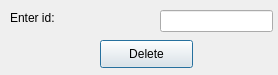
<?xml version="1.0" encoding="UTF-8"?>
<ui version="4.0">
 <class>contract_delete</class>
 <widget class="QDialog" name="contract_delete">
  <property name="geometry">
   <rect>
    <x>0</x>
    <y>0</y>
    <width>278</width>
    <height>75</height>
   </rect>
  </property>
  <property name="windowTitle">
   <string>Delete contract</string>
  </property>
  <widget class="QLabel" name="label">
   <property name="geometry">
    <rect>
     <x>10</x>
     <y>10</y>
     <width>131</width>
     <height>16</height>
    </rect>
   </property>
   <property name="text">
    <string>Enter id:</string>
   </property>
  </widget>
  <widget class="QPushButton" name="pushButton_contract_delete">
   <property name="geometry">
    <rect>
     <x>100</x>
     <y>40</y>
     <width>93</width>
     <height>28</height>
    </rect>
   </property>
   <property name="text">
    <string>Delete</string>
   </property>
  </widget>
  <widget class="QLineEdit" name="lineEdit_contract">
   <property name="geometry">
    <rect>
     <x>160</x>
     <y>10</y>
     <width>113</width>
     <height>22</height>
    </rect>
   </property>
  </widget>
 </widget>
 <resources/>
 <connections/>
</ui>
